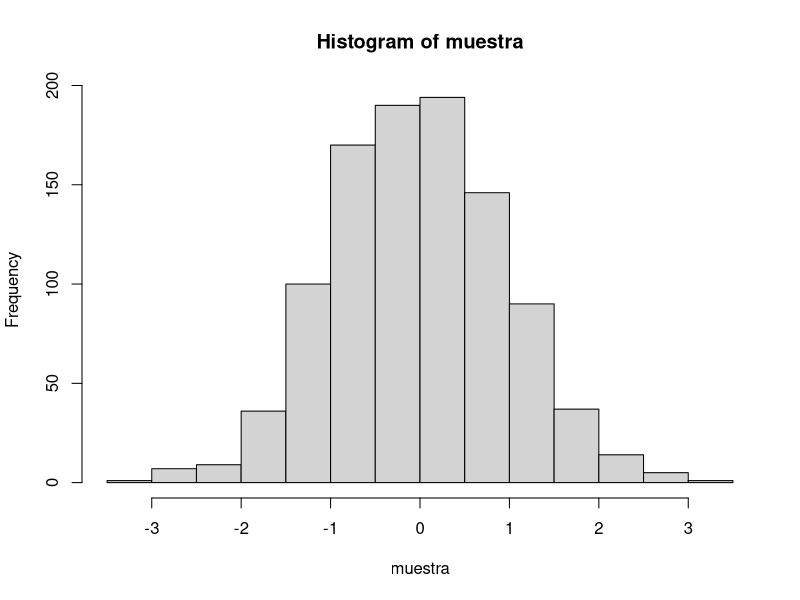
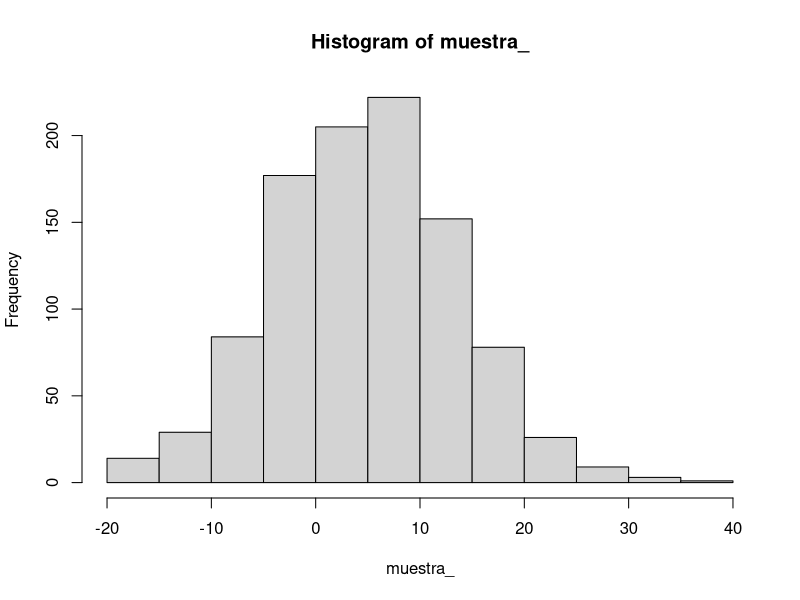

Source code (R) for these figures, in order:
# 1. 
#Distribucion normal estandar:
rnorm(1000)
muestra <- rnorm(1000)
hist(muestra)

#Distribucion normal con valor esperado 5 y varianza 9: 
 muestra_ <- rnorm(1000,5,9)
mean(5)
sd(9)
hist(muestra_)


#2.
